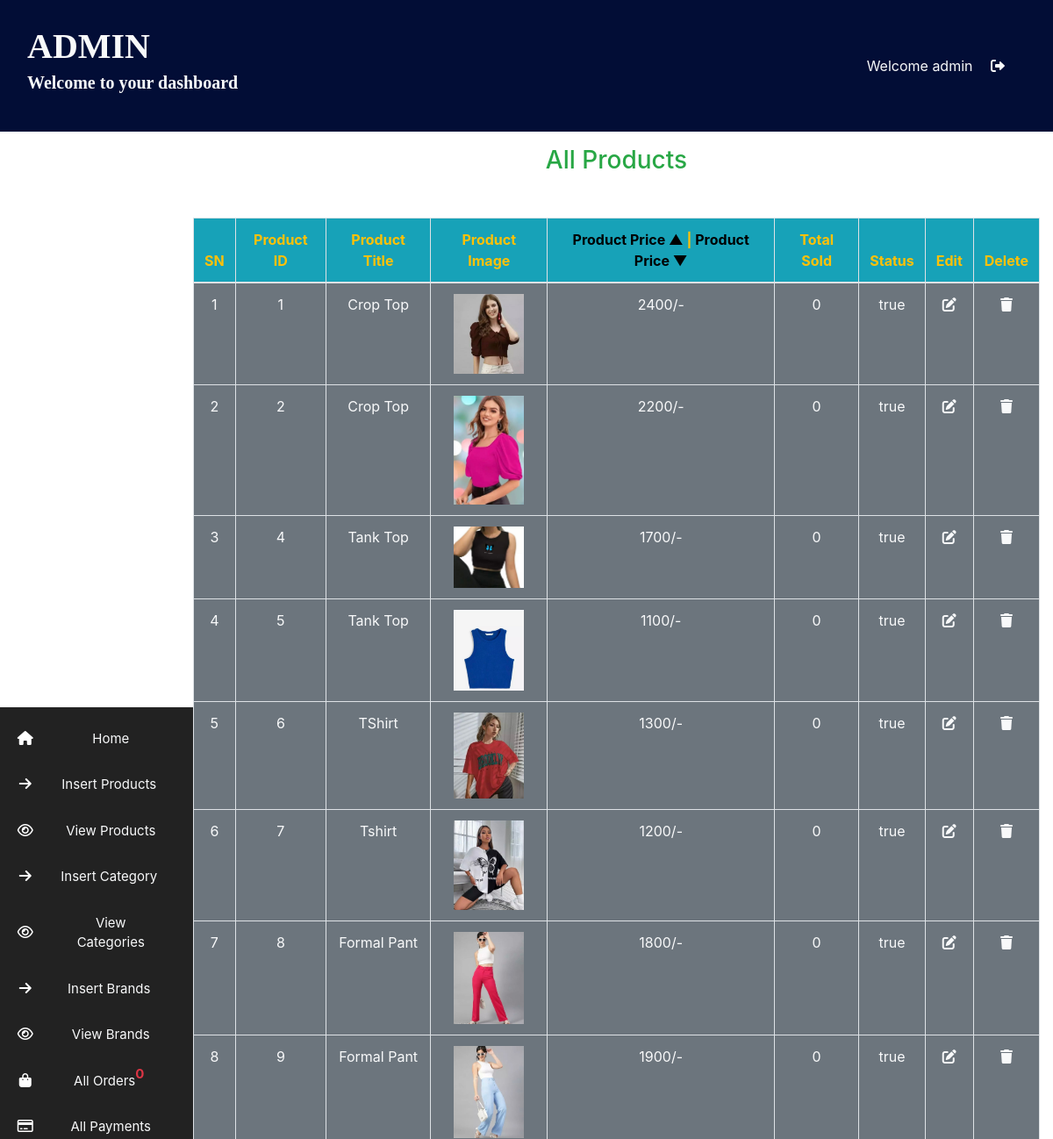
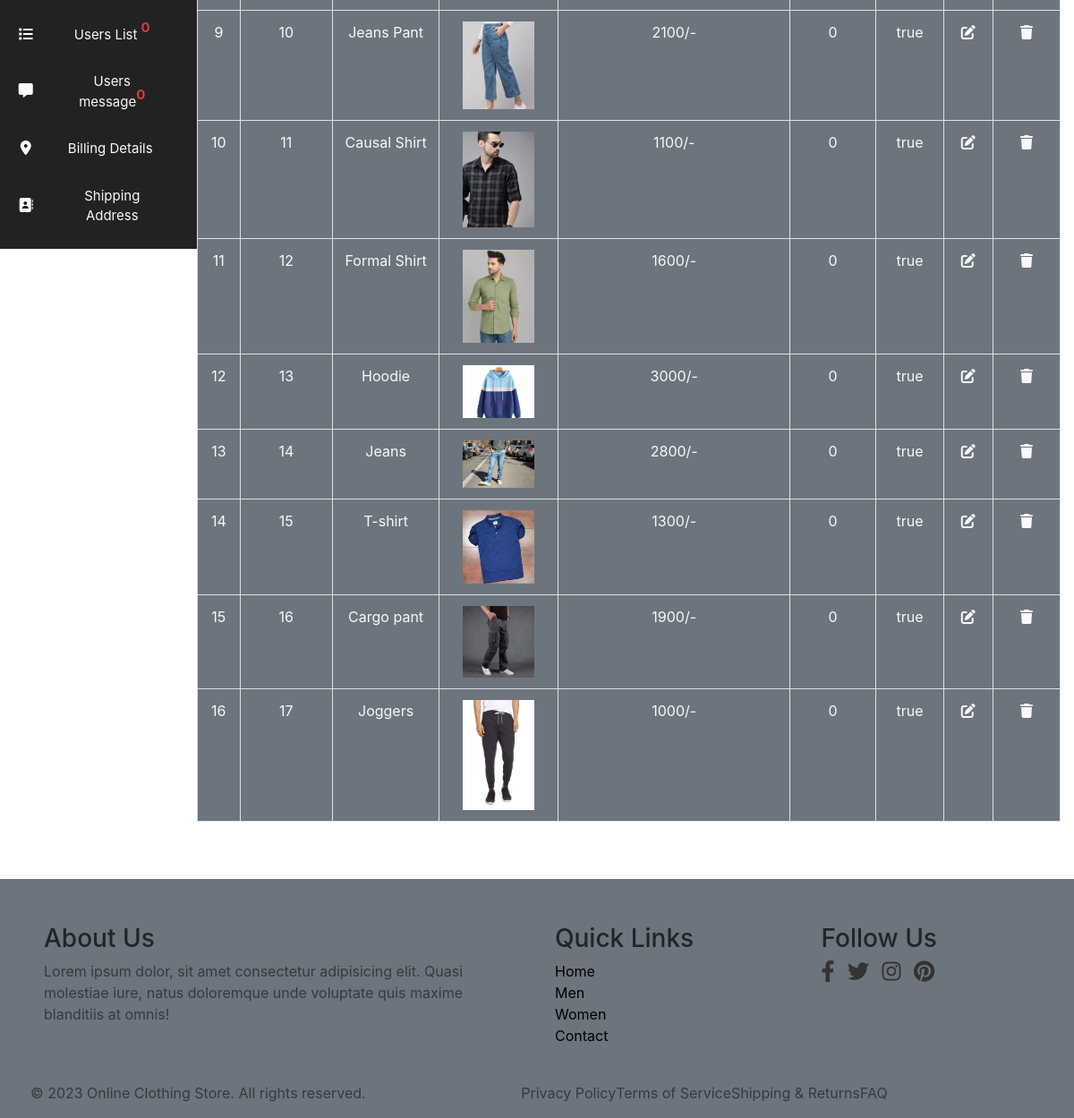
/Admin_Area/adminPanel.php?view_products (signed in), run on the app's committed database (2 pictures, top to bottom).
### tables this page shows
CREATE TABLE `products` (
  `product_id` int(11) NOT NULL,
  `product_title` varchar(200) NOT NULL,
  `product_description` text NOT NULL,
  `product_keywords` varchar(200) NOT NULL,
  `category_id` int(11) NOT NULL,
  `brand_id` int(11) NOT NULL,
  `product_image1` varchar(255) NOT NULL,
  `product_image2` varchar(255) NOT NULL,
  `product_image3` varchar(255) NOT NULL,
  `product_price` int(11) NOT NULL,
  `date` timestamp NOT NULL DEFAULT current_timestamp() ON UPDATE current_timestamp(),
  `status` varchar(100) NOT NULL,
  `gender` varchar(100) NOT NULL
);

### Admin_Area/view_products.php (the view, shortened to what this page needs)
<?php
$get_products = "SELECT * FROM products";
$result = mysqli_query($conn, $get_products);
$products = mysqli_fetch_all($result, MYSQLI_ASSOC);
?>
<h3 class="text-success text-center">All Products</h3>
<table class="table table-bordered mt-5">
    <thead class="bg-info text-warning text-center">
        <tr>
            <th>SN</th>
            <th>Product ID</th>
            <th>Product Title</th>
            <th>Product Image</th>
            <th><a href="?view_products&order=asc">Product Price &#9650;</a> |
                <a href="?view_products&order=desc">Product Price &#9660;</a></th>
            <th>Total Sold</th>
            <th>Status</th>
            <th>Edit</th>
            <th>Delete</th>
        </tr>
    </thead>
    <tbody class="bg-secondary text-light text-center">
        <?php
        $number = 0;
        foreach ($products as $row) {
            $number++;
            $product_id = $row['product_id'];
            $product_title = $row['product_title'];
            $product_image1 = $row['product_image1'];
            $product_price = $row['product_price'];
            $status = $row['status'];
        ?>
        <tr>
            <td><?php echo $number; ?></td>
            <td><?php echo $product_id; ?></td>
            <td><?php echo $product_title; ?></td>
            <td><img src='./product_images/<?php echo $product_image1; ?>' class='edit_image'/></td>
            <td><?php echo $product_price; ?>/-</td>
            <td><?php
                $get_count = "SELECT * FROM orders_pending WHERE product_id = $product_id AND isVerified = 'true'";
                $execute_query = mysqli_query($conn, $get_count);
                $rows_count = mysqli_num_rows($execute_query);
                echo $rows_count ? $rows_count : '0';
            ?></td>
            <td><?php echo $status; ?></td>
            <td><a href='adminPanel.php?edit_products=<?php echo $product_id; ?>' class='text-light'><i class='fa-solid fa-pen-to-square'></i></a></td>
            <td><a href='adminPanel.php?delete_product=<?php echo $product_id; ?>' class='text-light'><i class='fa-solid fa-trash'></i></a></td>
        </tr>
        <?php } ?>
    </tbody>
</table>

### style.css (style rules this page uses)
* { padding: 0; margin: 0; box-sizing: border-box; }

### Admin_Area/adminPanel.php (style rules this page uses)
body { overflow-x:hidden; }
.edit_image { width:80px; object-fit:contain; }

### includes/footer.php (style rules this page uses)
a { color:black; }

### data on the page
products: product_id "1", product_title "Crop Top", product_image1 (picture), product_price "2400", status "true"
products: product_id "2", product_title "Crop Top", product_image1 (picture), product_price "2200", status "true"
products: product_id "4", product_title "Tank Top", product_image1 (picture), product_price "1700", status "true"
products: product_id "5", product_title "Tank Top", product_image1 (picture), product_price "1100", status "true"
products: product_id "6", product_title "TShirt", product_image1 (picture), product_price "1300", status "true"
products: product_id "7", product_title "Tshirt", product_image1 (picture), product_price "1200", status "true"
products: product_id "8", product_title "Formal Pant", product_image1 (picture), product_price "1800", status "true"
products: product_id "9", product_title "Formal Pant", product_image1 (picture), product_price "1900", status "true"
products: product_id "10", product_title "Jeans Pant", product_image1 (picture), product_price "2100", status "true"
products: product_id "11", product_title "Causal Shirt", product_image1 (picture), product_price "1100", status "true"
products: product_id "12", product_title "Formal Shirt", product_image1 (picture), product_price "1600", status "true"
products: product_id "13", product_title "Hoodie", product_image1 (picture), product_price "3000", status "true"
products: product_id "14", product_title "Jeans", product_image1 (picture), product_price "2800", status "true"
products: product_id "15", product_title "T-shirt", product_image1 (picture), product_price "1300", status "true"
products: product_id "16", product_title "Cargo pant", product_image1 (picture), product_price "1900", status "true"
products: product_id "17", product_title "Joggers", product_image1 (picture), product_price "1000", status "true"

### other printed values
$_SESSION['admin_username'] "admin"
$count "0"
